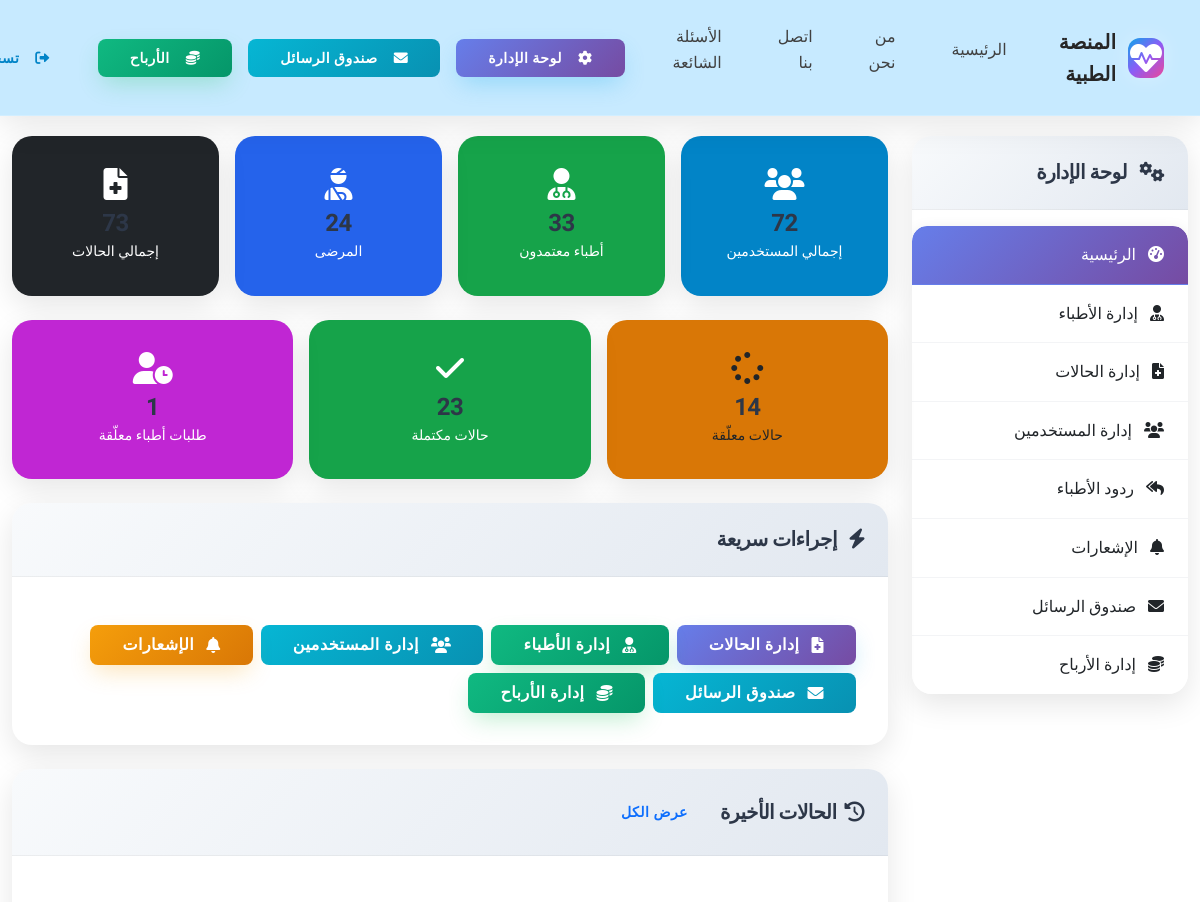
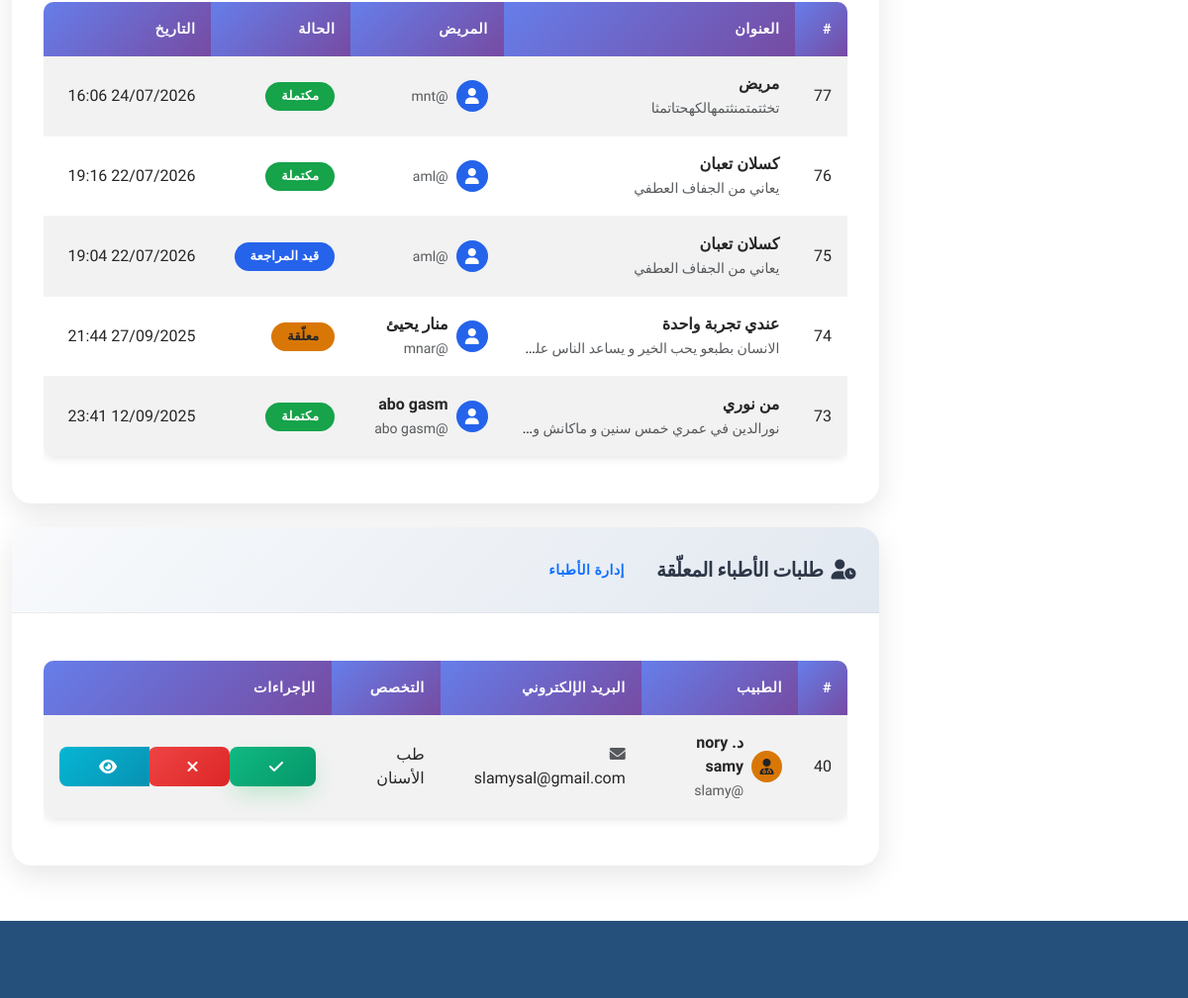
Before: /admin-panel/dashboard/ (signed in, upper part) with the older database file (2 pictures, top to bottom).
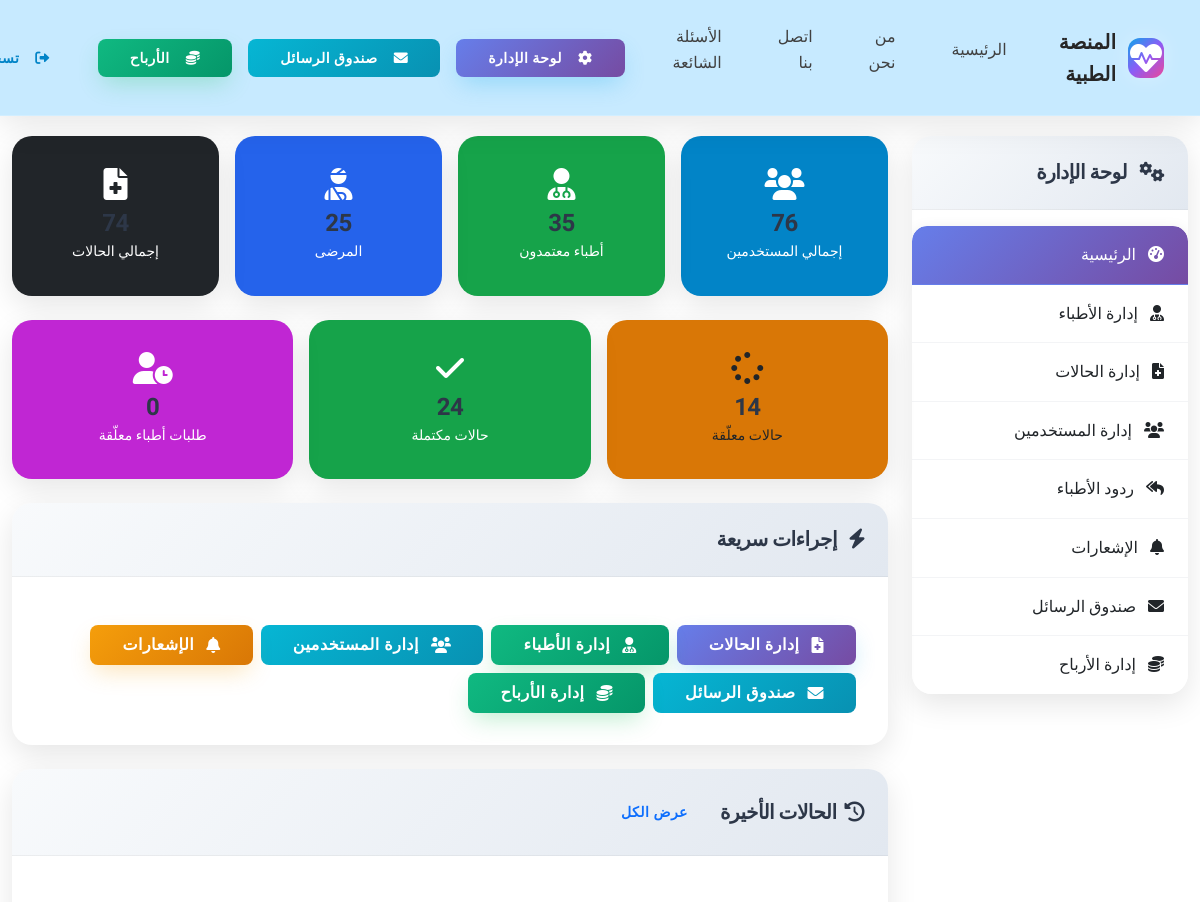
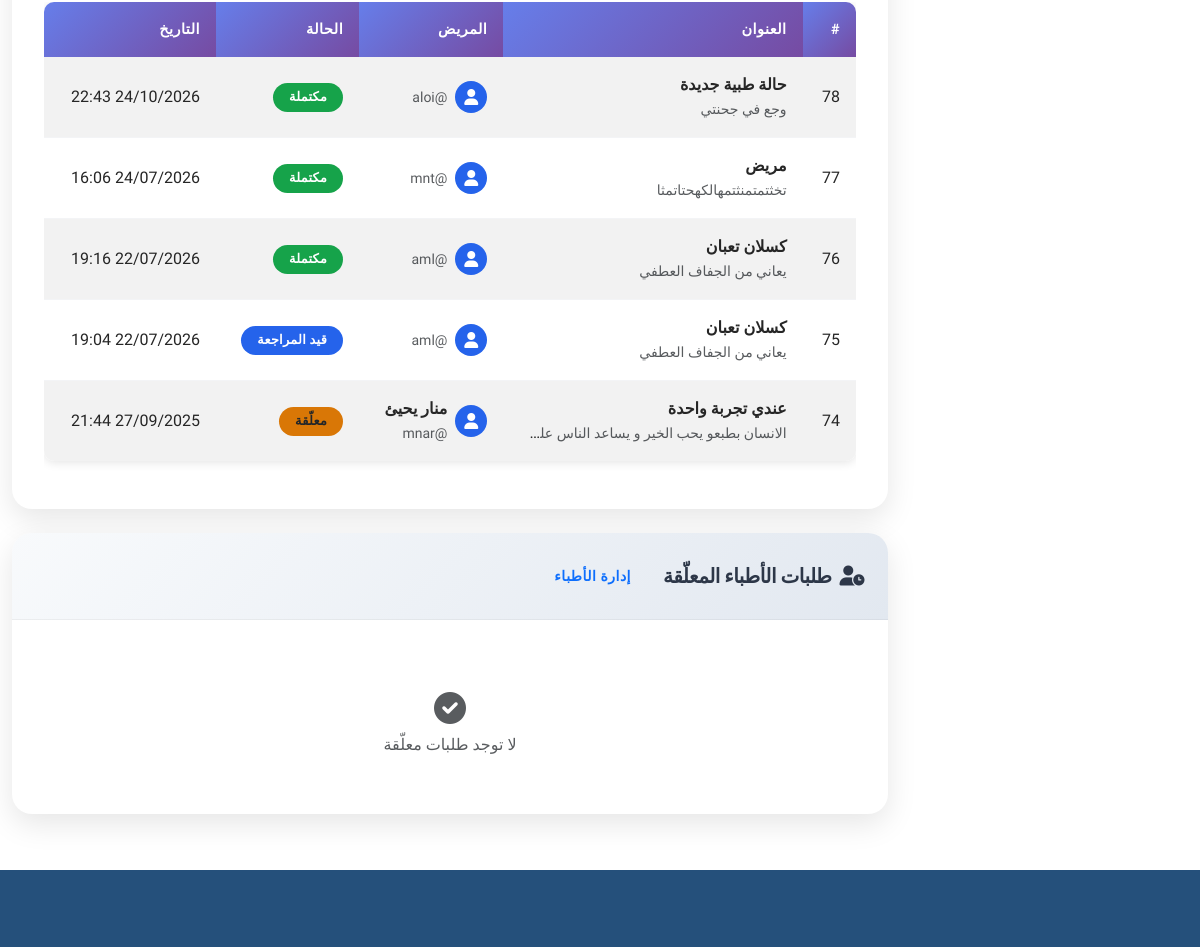
After: the same page with the newer database file (2 pictures, top to bottom).
### patients/models.py (models this page shows, shortened)
class MedicalCase(models.Model):
    PRIORITY_CHOICES = (
        ('low', 'منخفضة'),
        ('medium', 'متوسطة'),
        ('high', 'عالية'),
        ('urgent', 'عاجلة'),
    )
    STATUS_CHOICES = (
        ('pending', 'قيد الانتظار'),
        ('in_progress', 'قيد المراجعة'),
        ('completed', 'تم الرد'),
        ('cancelled', 'ملغية'),
    )
    patient = models.ForeignKey(Patient, on_delete=models.CASCADE, related_name='medical_cases')
    doctor = models.ForeignKey(Doctor, on_delete=models.SET_NULL, null=True, blank=True, related_name='assigned_cases')
    title = models.CharField(max_length=200, default='حالة طبية جديدة')
    description = models.TextField()
    symptoms = models.TextField(blank=True, verbose_name="الأعراض")
    title_translated = models.CharField(max_length=200, blank=True, null=True, verbose_name="العنوان المترجم")
    description_translated = models.TextField(blank=True, null=True, verbose_name="الوصف المترجم")
    source_language = models.CharField(max_length=2, choices=[('ar', 'العربية'), ('en', 'English')], default='ar', verbose_name="اللغة الأصلية")
    translation_confidence = models.FloatField(default=0.0, verbose_name="مستوى الثقة في الترجمة")
    priority = models.CharField(max_length=10, choices=PRIORITY_CHOICES, default='medium')
    status = models.CharField(max_length=15, choices=STATUS_CHOICES, default='pending')
    created_at = models.DateTimeField(auto_now_add=True)
    updated_at = models.DateTimeField(auto_now=True)
    expected_response_time = models.DateTimeField(blank=True, null=True)
    class Meta:
        verbose_name = 'حالة طبية'
        verbose_name_plural = 'الحالات الطبية'
        ordering = ['-created_at']

class Patient(models.Model):
    user = models.OneToOneField(User, on_delete=models.CASCADE)
    date_of_birth = models.DateField(blank=True, null=True)
    gender = models.CharField(max_length=10, choices=[('male', 'ذكر'), ('female', 'أنثى')], blank=True)
    blood_type = models.CharField(max_length=5, blank=True)
    medical_history = models.TextField(blank=True)
    allergies = models.TextField(blank=True)
    emergency_contact = models.CharField(max_length=15, blank=True)
    created_at = models.DateTimeField(auto_now_add=True)
    updated_at = models.DateTimeField(auto_now=True)
    class Meta:
        verbose_name = 'مريض'
        verbose_name_plural = 'المرضى'

### accounts/models.py (models this page shows, shortened)
class CustomUser(AbstractUser):
    USER_TYPE_CHOICES = (
        ('patient', 'مريض'),
        ('doctor', 'طبيب'),
        ('admin', 'مشرف'),
    )
    user_type = models.CharField(max_length=10, choices=USER_TYPE_CHOICES, default='patient')
    phone_number = models.CharField(max_length=15, blank=True, null=True)
    profile_picture = models.ImageField(upload_to='profile_pics/', blank=True, null=True)
    is_verified = models.BooleanField(default=False)
    created_at = models.DateTimeField(auto_now_add=True)
    updated_at = models.DateTimeField(auto_now=True)

### doctors/models.py (models this page shows, shortened)
class Doctor(models.Model):
    SPECIALIZATION_CHOICES = (
        ('general', 'طب عام'),
        ('cardiology', 'أمراض القلب'),
        ('dermatology', 'الأمراض الجلدية'),
        ('neurology', 'الأمراض العصبية'),
        ('orthopedics', 'العظام'),
        ('pediatrics', 'طب الأطفال'),
        ('psychiatry', 'الطب النفسي'),
        ('gynecology', 'أمراض النساء'),
        ('urology', 'المسالك البولية'),
        ('ophthalmology', 'طب العيون'),
        ('ent', 'الأنف والأذن والحنجرة'),
        ('dentistry', 'طب الأسنان'),
    )
    STATUS_CHOICES = (
        ('pending', 'قيد المراجعة'),
        ('approved', 'مقبول'),
        ('rejected', 'مرفوض'),
    )
    user = models.OneToOneField(User, on_delete=models.CASCADE)
    specialization = models.CharField(max_length=20, choices=SPECIALIZATION_CHOICES)
    license_number = models.CharField(max_length=50, unique=True)
    license_image = models.ImageField(upload_to='doctor_licenses/')
    country = models.CharField(max_length=50)
    bio = models.TextField()
    experience_years = models.PositiveIntegerField(default=0)
    consultation_fee = models.DecimalField(max_digits=10, decimal_places=2, default=100.00, verbose_name="رسوم الاستشارة")
    emergency_fee = models.DecimalField(max_digits=10, decimal_places=2, default=200.00, verbose_name="رسوم الطوارئ")
    follow_up_fee = models.DecimalField(max_digits=10, decimal_places=2, default=75.00, verbose_name="رسوم المتابعة")
    currency = models.CharField(max_length=3, default='SAR', verbose_name="العملة")
    accepts_insurance = models.BooleanField(default=False, verbose_name="يقبل التأمين")
    rating = models.DecimalField(max_digits=3, decimal_places=2, default=0.00)
    total_reviews = models.PositiveIntegerField(default=0)
    status = models.CharField(max_length=10, choices=STATUS_CHOICES, default='pending')
    is_available = models.BooleanField(default=True)
    preferred_language = models.CharField(max_length=2, choices=[('ar', 'العربية'), ('en', 'English')], default='ar', verbose_name="اللغة المفضلة")
    created_at = models.DateTimeField(auto_now_add=True)
    updated_at = models.DateTimeField(auto_now=True)
    class Meta:
        verbose_name = 'طبيب'
        verbose_name_plural = 'الأطباء'

### admin_panel/views/__init__.py (the view)
# urls.py: path('dashboard/', views.AdminDashboardView.as_view(), name='dashboard'),
class AdminDashboardView(AdminRequiredMixin, TemplateView):
    template_name = 'admin_panel/dashboard.html'
    def get_context_data(self, **kwargs):
        context = super().get_context_data(**kwargs)
        context['total_users'] = CustomUser.objects.count()
        context['total_patients'] = CustomUser.objects.filter(user_type='patient').count()
        context['total_doctors'] = Doctor.objects.filter(status='approved').count()
        context['pending_doctors'] = Doctor.objects.filter(status='pending').count()
        context['total_cases'] = MedicalCase.objects.count()
        context['pending_cases'] = MedicalCase.objects.filter(status='pending').count()
        context['completed_cases'] = MedicalCase.objects.filter(status='completed').count()
        context['recent_cases'] = MedicalCase.objects.order_by('-created_at')[:5]
        context['pending_doctor_requests'] = Doctor.objects.filter(status='pending')[:5]
        return context

### admin_panel/context_processors.py (called while the page is built)
def admin_context(request):
    context = {}
    if request.user.is_authenticated and request.user.user_type == 'admin':
        context['pending_doctors_count'] = Doctor.objects.filter(status='pending').count()
        context['pending_cases'] = 0  # يمكن إضافة المزيد لاحقاً
        context['unread_admin_messages'] = AdminMessage.objects.filter(
            recipient=request.user,
            is_read=False,
        ).count()
    return context

### admin_panel/views/__init__.py (called while the page is built)
    def dispatch(self, request, *args, **kwargs):
        if not request.user.is_authenticated or request.user.user_type != 'admin':
            messages.error(request, _('يجب أن تكون مشرفاً للوصول لهذه الصفحة.'))
            return redirect('accounts:login')
        return super().dispatch(request, *args, **kwargs)

### templates/admin_panel/dashboard.html (shortened to what the changed rows need)
{% extends 'base.html' %}
{% load i18n %}
{% block content %}
<div class="container-fluid py-4">
    <div class="row">
        <div class="col-md-9">
            <div class="row g-3 mb-4">
                <div class="col-6 col-lg-3">
                    <div class="card bg-primary text-white">
                        <div class="card-body text-center">
                            <i class="fas fa-users fa-2x mb-2"></i>
                            <h4 class="mb-0">{{ total_users|default:0 }}</h4>
                            <small>{% trans "إجمالي المستخدمين" %}</small>
                        </div>
                    </div>
                </div>
                <div class="col-6 col-lg-3">
                    <div class="card bg-success text-white">
                        <div class="card-body text-center">
                            <i class="fas fa-user-md fa-2x mb-2"></i>
                            <h4 class="mb-0">{{ total_doctors|default:0 }}</h4>
                            <small>{% trans "أطباء معتمدون" %}</small>
                        </div>
                    </div>
                </div>
                <div class="col-6 col-lg-3">
                    <div class="card bg-info text-white">
                        <div class="card-body text-center">
                            <i class="fas fa-user-injured fa-2x mb-2"></i>
                            <h4 class="mb-0">{{ total_patients|default:0 }}</h4>
                            <small>{% trans "المرضى" %}</small>
                        </div>
                    </div>
                </div>
            </div>
            <div class="row g-3 mb-4">
                <div class="col-6 col-lg-4">
                    <div class="card bg-success text-white">
                        <div class="card-body text-center">
                            <i class="fas fa-check fa-2x mb-2"></i>
                            <h4 class="mb-0">{{ completed_cases|default:0 }}</h4>
                            <small>{% trans "حالات مكتملة" %}</small>
                        </div>
                    </div>
                </div>
                <div class="col-12 col-lg-4">
                    <a href="{% url 'admin_panel:manage_doctors' %}#pending" class="card bg-secondary text-white text-decoration-none">
                        <div class="card-body text-center">
                            <i class="fas fa-user-clock fa-2x mb-2"></i>
                            <h4 class="mb-0">{{ pending_doctors|default:0 }}</h4>
                            <small>{% trans "طلبات أطباء معلّقة" %}</small>
                        </div>
                    </a>
                </div>
            </div>
            <div class="card mb-4">
                <div class="card-body">
                    {% if recent_cases %}
                    <div class="table-responsive">
                        <table class="table table-striped table-hover align-middle">
                            <thead class="table-dark">
                                <tr>
                                    <th>#</th>
                                    <th>{% trans "العنوان" %}</th>
                                    <th>{% trans "المريض" %}</th>
                                    <th>{% trans "الحالة" %}</th>
                                    <th>{% trans "التاريخ" %}</th>
                                </tr>
                            </thead>
                            <tbody>
                                {% for case in recent_cases %}
                                <tr>
                                    <td>{{ case.id }}</td>
                                    <td class="text-truncate" style="max-width: 280px;">
                                        <div class="fw-bold">{{ case.title }}</div>
                                        <small class="text-muted">{{ case.description|truncatechars:60 }}</small>
                                    </td>
                                    <td>
                                        <div class="d-flex align-items-center">
                                            <div class="bg-info rounded-circle d-flex align-items-center justify-content-center text-white me-2" style="width: 32px; height: 32px;">
                                                <i class="fas fa-user"></i>
                                            </div>
                                            <div>
                                                <div class="fw-bold">{{ case.patient.user.get_full_name }}</div>
                                                <small class="text-muted">@{{ case.patient.user.username }}</small>
                                            </div>
                                        </div>
                                    </td>
                                    <td>
                                        <span class="badge {% if case.status == 'pending' %}bg-warning text-dark{% elif case.status == 'in_progress' %}bg-info{% elif case.status == 'completed' %}bg-success{% else %}bg-danger{% endif %}">
                                            {% if case.status == 'pending' %}{% trans "معلّقة" %}{% elif case.status == 'in_progress' %}{% trans "قيد المراجعة" %}{% elif case.status == 'completed' %}{% trans "مكتملة" %}{% else %}{% trans "ملغاة" %}{% endif %}
                                        </span>
                                    </td>
                                    <td>{{ case.created_at|date:"d/m/Y H:i" }}</td>
                                </tr>
                                {% endfor %}
                            </tbody>
                        </table>
                    </div>
                    {% else %}
                    <div class="text-center text-muted py-4">
                        <i class="fas fa-inbox fa-2x mb-2"></i>
                        <div>{% trans "لا توجد حالات حديثة" %}</div>
                    </div>
                    {% endif %}
                </div>
            </div>
            <div class="card">
                <div class="card-body">
                    {% if pending_doctor_requests %}
                    <div class="table-responsive">
                        <table class="table table-striped table-hover align-middle">
                            <thead class="table-dark">
                                <tr>
                                    <th>#</th>
                                    <th>{% trans "الطبيب" %}</th>
                                    <th>{% trans "البريد الإلكتروني" %}</th>
                                    <th>{% trans "التخصص" %}</th>
                                    <th>{% trans "الإجراءات" %}</th>
                                </tr>
                            </thead>
                            <tbody>
                                {% for doctor in pending_doctor_requests %}
                                <tr>
                                    <td>{{ doctor.id }}</td>
                                    <td>
                                        <div class="d-flex align-items-center">
                                            <div class="bg-warning rounded-circle d-flex align-items-center justify-content-center text-dark me-2" style="width: 32px; height: 32px;">
                                                <i class="fas fa-user-md"></i>
                                            </div>
                                            <div>
                                                <div class="fw-bold">د. {{ doctor.user.get_full_name }}</div>
                                                <small class="text-muted">@{{ doctor.user.username }}</small>
                                            </div>
                                        </div>
                                    </td>
                                    <td><i class="fas fa-envelope text-muted me-1"></i>{{ doctor.user.email }}</td>
                                    <td>{{ doctor.get_specialization_display }}</td>
                                    <td>
                                        <div class="btn-group btn-group-sm" role="group">
                                            <form method="post" action="{% url 'admin_panel:approve_doctor' doctor.id %}">
                                                <button type="submit" class="btn btn-success"><i class="fas fa-check"></i></button>
                                            </form>
                                            <form method="post" action="{% url 'admin_panel:reject_doctor' doctor.id %}">
                                                <button type="submit" class="btn btn-danger"><i class="fas fa-times"></i></button>
                                            </form>
                                            <a class="btn btn-info" href="{% url 'admin_panel:doctor_detail' doctor.id %}"><i class="fas fa-eye"></i></a>
                                        </div>
                                    </td>
                                </tr>
                                {% endfor %}
                            </tbody>
                        </table>
                    </div>
                    {% else %}
                    <div class="text-center text-muted py-4">
                        <i class="fas fa-check-circle fa-2x mb-2"></i>
                        <div>{% trans "لا توجد طلبات معلّقة" %}</div>
                    </div>
                    {% endif %}
                </div>
            </div>
        </div>
    </div>
</div>
{% endblock %}

Changed rows visible on the page:
no longer on this page (row unchanged): MedicalCase: id "73", patient.user.get_full_name "abo gasm", patient.user.username "abo gasm", created_at "12/09/2025 23:41"
no longer on this page (row edited): Doctor: id "40", user.get_full_name "nory samy", user.username "slamy", user.email "slamysal@gmail.com", specialization "طب الأسنان"
added MedicalCase: id "78", title "حالة طبية جديدة", description "وجع في جحنتي", patient.user.username "aloi", created_at "24/10/2026 22:43"
Other visible differences:
{{ total_users|default:0 }}: "72" → "76"
{{ total_doctors|default:0 }}: "33" → "35"
{{ total_patients|default:0 }}: "24" → "25"
{{ completed_cases|default:0 }}: "23" → "24"
{{ pending_doctors|default:0 }}: "1" → "0"
text no longer shown: "# الطبيب البريد الإلكتروني التخصص الإجراءات"
text now shown: "لا توجد طلبات معلّقة"
